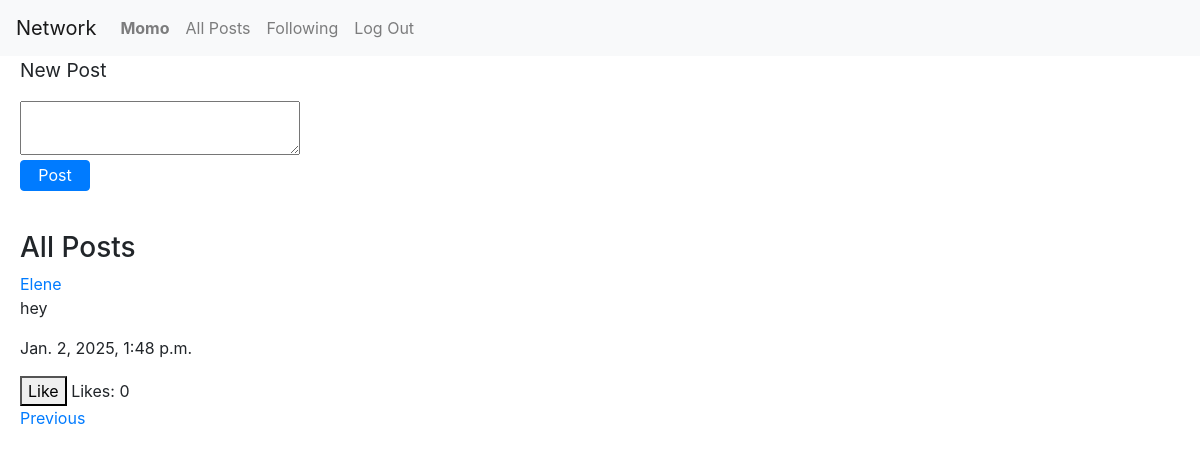
Page /?page=2 (signed in) on the committed database.
### network/models.py (models this page shows, shortened)
class User(AbstractUser):
    name = models.CharField(max_length=64, blank=True)
    following = models.ManyToManyField('self', symmetrical=False, related_name='followers')

class Post(models.Model):
    user = models.ForeignKey(User, on_delete=models.CASCADE, related_name='posts')  #link post to the user
    body = models.TextField()
    timestamp = models.DateTimeField(auto_now_add=True) #automatically sets the time
    likes = models.ManyToManyField(User, related_name="liked_posts", blank=True)

### network/views.py (the view)
# urls.py: path("", views.index, name="index"),
def index(request):
    post_list = Post.objects.all().order_by("-timestamp")
    paginator = Paginator(post_list, 10)  # 10 posts
    page_number = request.GET.get('page')
    posts = paginator.get_page(page_number)
    return render(request, "network/index.html", {
        "posts": posts
    })

### network/templates/network/index.html (shortened to what this page needs)
{% extends "network/layout.html" %} {% block body %}
<div class="create-container">
	{% if request.user.is_authenticated %}
	<p class="new-post-header">New Post</p>
	<form class="create-form" action="{% url 'newpost' %}" method="POST">
		<textarea name="body"></textarea>
		<input type="submit" value="Post" class="create-post-btn btn btn-primary" />
	</form>
	{% else %}
	<p>Please log in to create a post.</p>
	{% endif %}
</div>
<div class="all-posts-container">
	<div class="post-list">
		<h3>All Posts</h3>
		{% for post in posts %}
		<div class="post" id="post-{{ post.id }}">
			<a href="{% url 'profile' post.user.username %}"
				>{{ post.user.username }}</a
			>
			<div class="post-content" id="content-{{ post.id }}">
				<p class="post-body" id="post-body-{{ post.id }}">{{post.body}}</p>
			</div>
			<p>{{post.timestamp}}</p>
			{% if user.is_authenticated %}
			<button class="like-btn" data-post-id="{{ post.id }}">
				{% if user in post.likes.all %} Unlike {% else %} Like {% endif %}
			</button>
			{% endif %}
			<span id="likes-{{ post.id }}" class="likes-count"
				>Likes: {{ post.likes.count }}</span
			>
		</div>
		{% endfor %}
		<div class="pagination">
			{% if posts.has_previous %}
			<a href="?page={{ posts.previous_page_number }}">Previous</a>
			{% endif %}
		</div>
	</div>
</div>
{% endblock %}

### network/templates/network/layout.html (shortened to what this page needs)
{% load static %}
<!DOCTYPE html>
<html lang="en">
	<head>
		<link
			rel="stylesheet"
			href="https://stackpath.bootstrapcdn.com/bootstrap/4.4.1/css/bootstrap.min.css"
		/>
		<link href="{% static 'network/styles.css' %}" rel="stylesheet" />
	</head>
	<body>
		<nav class="navbar navbar-expand-lg navbar-light bg-light">
			<a class="navbar-brand" href="#">Network</a>
			<div class="layout-div">
				<ul class="navbar-nav mr-auto">
					{% if user.is_authenticated %}
					<li class="nav-item">
						<a class="nav-link" href="#"
							><strong>{{ user.username }}</strong></a
						>
					</li>
					{% endif %}
					<li class="nav-item">
						<a class="nav-link" href="{% url 'index' %}">All Posts</a>
					</li>
					{% if user.is_authenticated %}
					<li class="nav-item">
						<a class="nav-link" href="{% url 'following' %}">Following</a>
					</li>
					<li class="nav-item">
						<a class="nav-link" href="{% url 'logout' %}">Log Out</a>
					</li>
					{% endif %}
				</ul>
			</div>
		</nav>
		<div class="body">{% block body %} {% endblock %}</div>
	</body>
</html>

### network/static/network/styles.css (style rules this page uses)
.create-container { height: 25%; width: 25%; padding-left: 20px; }
.create-form { display: flex; flex-direction: column; width: 100%; height: 100%; }
.create-post-btn { margin-top: 5px; width: 25%; padding-top: 2px; padding-bottom: 3px; }
.new-post-header { font-size: 1.2em; }
.post-list { list-style-type: none; padding-left: 20px; margin-top: 40px; }

### rows in the picture
User: username "Momo"
Post: user.username "Elene", body "hey", timestamp "Jan. 2, 2025, 1:48 p.m.", shows "Like", likes.count "0"
